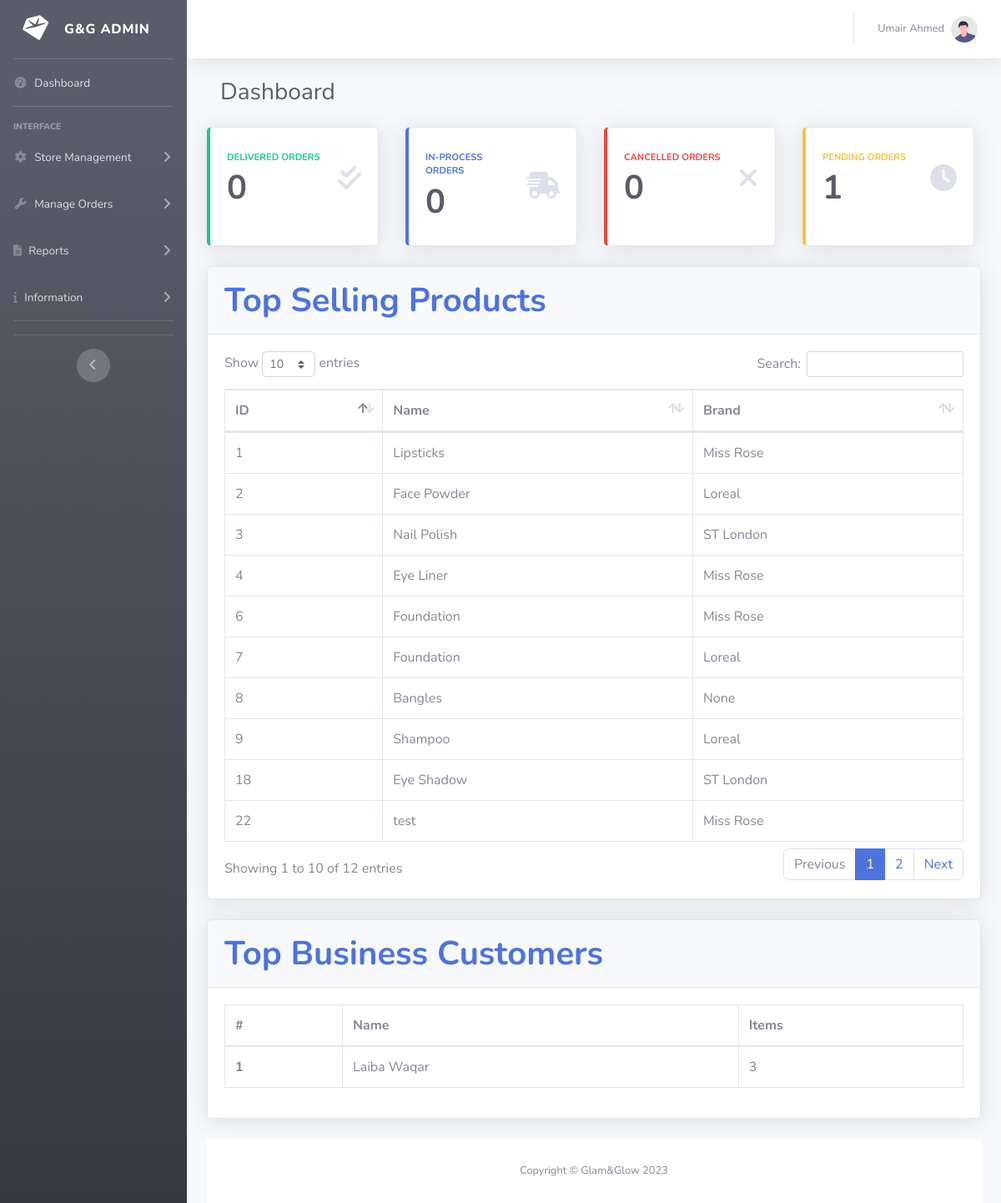
The page /admin/index.php (signed in) on the database its author committed.
### tables this page shows
CREATE TABLE `products` (
  `prod_id` int(255) NOT NULL,
  `prod_name` varchar(255) NOT NULL,
  `prod_brand` int(255) NOT NULL,
  `prod_category` int(255) NOT NULL,
  `prod_subcategory` int(255) NOT NULL,
  `prod_price` int(255) NOT NULL,
  `prod_image` varchar(255) NOT NULL
);

CREATE TABLE `brands` (
  `brand_id` int(255) NOT NULL,
  `brand_name` varchar(255) NOT NULL,
  `brand_category` int(255) NOT NULL
);

### admin/index.php (the view)
<?php
require_once "header.php"
?>
<div class="container-fluid">
<div class="d-sm-flex align-items-center justify-content-between mb-4">
    <h1 class="h3 ml-3 mb-0 text-gray-800">Dashboard</h1>
</div>
<div class="row">
    <div class="col-xl-3 col-md-6 mb-4">
                            <div class="card border-left-success shadow mr-2 h-100 py-2">
                                <div class="card-body">
                                    <div class="row no-gutters align-items-center">
                                        <div class="col mr-2">
                                            <div class="text-xs font-weight-bold text-success text-uppercase mb-1">
                                                Delivered Orders</div>
                                            <div class="h1 mb-0 font-weight-bold text-gray-800"><?php
                                            $query="SELECT count(*) AS delivered FROM (SELECT count(ord_receipt_no) FROM orders WHERE ord_status=3 GROUP BY ord_receipt_no ORDER BY ord_status) AS oldpend;
                                            ";
                                            $res=mysqli_query($conn,$query);
                                            $row=mysqli_fetch_assoc($res);
                                            echo$row["delivered"];
                                            ?></div>
                                        </div>
                                        <div class="col-auto">
                                            <i class="fas fa-check-double fa-2x text-gray-300"></i>
                                        </div>
                                    </div>
                                </div>
                            </div>
                        </div>
     <div class="col-xl-3 col-md-6 mb-4">
                            <div class="card border-left-primary shadow mr-2 h-100 py-2">
                                <div class="card-body">
                                    <div class="row no-gutters align-items-center">
                                        <div class="col mr-2">
                                            <div class="text-xs font-weight-bold text-primary text-uppercase mb-1">
                                               In-process Orders</div>
                                            <div class="h1 mb-0 font-weight-bold text-gray-800"><?php
                                            $query="SELECT count(*) AS inprocess FROM (SELECT count(ord_receipt_no) FROM orders WHERE ord_status=2 GROUP BY ord_receipt_no ORDER BY ord_status) AS subquery";
                                            $res=mysqli_query($conn,$query);
                                            $row=mysqli_fetch_assoc($res);
                                            echo$row["inprocess"];
                                            ?></div>
                                        </div>
                                        <div class="col-auto">
                                            <i class="fas fa-shipping-fast fa-2x text-gray-300"></i>
                                        </div>
                                    </div>
                                </div>
                            </div>
                        </div>
     <div class="col-xl-3 col-md-6 mb-4">
                            <div class="card border-left-danger shadow mr-2 h-100 py-2">
                                <div class="card-body">
                                    <div class="row no-gutters align-items-center">
                                        <div class="col mr-2">
                                            <div class="text-xs font-weight-bold text-danger text-uppercase mb-1">
                                            Cancelled Orders</div>
                                            <div class="h1 mb-0 font-weight-bold text-gray-800"><?php
                                            $query="SELECT count(*) AS cancelled FROM (SELECT count(ord_receipt_no) FROM orders WHERE ord_status=4 GROUP BY ord_receipt_no ORDER BY ord_status) AS oldpend;
                                            ";
                                            $res=mysqli_query($conn,$query);
                                            $row=mysqli_fetch_assoc($res);
                                            echo$row["cancelled"];
                                            ?></div>
                                        </div>
                                        <div class="col-auto">
                                            <i class="fa fa-close fa-2x text-gray-300"></i>
                                        </div>
                                    </div>
                                </div>
                            </div>
                        </div>
                        <div class="col-xl-3 col-md-6 mb-4">
                            <div class="card border-left-warning shadow mr-2 h-100 py-2">
                                <div class="card-body">
                                    <div class="row no-gutters align-items-center">
                                        <div class="col mr-2">
                                            <div class="text-xs font-weight-bold text-warning text-uppercase mb-1">
                                                Pending Orders</div>
                                            <div class="h1 mb-0 font-weight-bold text-gray-800"><?php
                                            $query="SELECT count(*) AS pending FROM (SELECT count(ord_receipt_no) FROM orders WHERE ord_status=1 GROUP BY ord_receipt_no ORDER BY ord_status) AS subquery;
                                            ";
                                            $res=mysqli_query($conn,$query);
                                            $row=mysqli_fetch_assoc($res);
                                            echo$row["pending"];
                                            ?></div>
                                        </div>
                                        <div class="col-auto">
                                            <i class="fas fa-clock fa-2x text-gray-300"></i>
                                        </div>
                                    </div>
                                </div>
                            </div>
                        </div>
                    </div>
<div class="card shadow mb-4">
                        <div class="card-header py-3">
                            <h1 class="m-0 font-weight-bold text-primary">Top Selling Products</h1>
                        </div>
                        <div class="card-body">
                            <div class="table-responsive">
                                <table class="table table-bordered" id="dataTable" width="100%" cellspacing="0">
                                <thead>
                                        <tr>
                                            <th>ID</th>
                                            <th>Name</th>
                                            <th>Brand</th>
                                        </tr>
                                    </thead>
                                    <tbody>
                                        <?php
                                            $query="SELECT prod_id, prod_name,brand_name FROM products p inner join brands b on b.brand_id=p.prod_brand ";
                                            $res=mysqli_query($conn,$query);
                                            while($row=mysqli_fetch_assoc($res)){
                                                echo'
                                                <tr>
                                                    <td>'.$row["prod_id"].'</td>
                                                    <td>'.$row["prod_name"].'</td>
                                                    <td>'.$row["brand_name"].'</td>
                                                </tr>';
                                            };
                                        ?>
                                    </tbody>
                                </table>
                            </div>
                        </div>
                    </div>
<div class="card shadow mb-4">
                        <div class="card-header py-3">
                            <h1 class="m-0 font-weight-bold text-primary">Top Business Customers</h1>
                        </div>
                        <div class="card-body">
                            <div class="table-responsive">
                                <table class="table table-bordered" id="dataTable" width="100%" cellspacing="0">
                                <thead>
                                        <tr>
                                            <th>#</th>
                                            <th>Name</th>
                                            <th>Items</th>
                                        </tr>
                                    </thead>
                                    <tbody>
                                        <?php
                                            $query="SELECT  ord_user,user_name, count(`ord_quantity`) from orders o INNER JOIN user u ON o.ord_user=u.user_id group by ord_user ORDER BY count(`ord_quantity`) DESC  LIMIT 10 OFFSET 0";
                                            $res=mysqli_query($conn,$query);
                                            $i=0;
                                            while($row=mysqli_fetch_assoc($res)){
                                                $i++;
                                                echo'
                                                <tr>
                                                    <th>'.$i.'</th>
                                                    <td>'.$row["user_name"].'</td>
                                                    <td>'.$row["count(`ord_quantity`)"].'</td>
                                                </tr>';
                                            };
                                        ?>
                                    </tbody>
                                </table>
                            </div>
                        </div>
                    </div>
<?php
require_once "footer.php"
?>

### rows shown on the page
products: prod_id "1", prod_name "Lipsticks", prod_brand.brand_name "Miss Rose"
products: prod_id "2", prod_name "Face Powder", prod_brand.brand_name "Loreal"
products: prod_id "3", prod_name "Nail Polish", prod_brand.brand_name "ST London"
products: prod_id "4", prod_name "Eye Liner", prod_brand.brand_name "Miss Rose"
products: prod_id "6", prod_name "Foundation", prod_brand.brand_name "Miss Rose"
products: prod_id "7", prod_name "Foundation", prod_brand.brand_name "Loreal"
products: prod_id "8", prod_name "Bangles", prod_brand.brand_name "None"
products: prod_id "9", prod_name "Shampoo", prod_brand.brand_name "Loreal"
products: prod_id "18", prod_name "Eye Shadow", prod_brand.brand_name "ST London"
products: prod_id "22", prod_name "test", prod_brand.brand_name "Miss Rose"

### other values the page prints
$_SESSION["auth_admin"]["admin_name"] "Umair Ahmed"
$row["delivered"] "0"
$row["inprocess"] "0"
$row["cancelled"] "0"
$row["pending"] "1"
$row["user_name"] "Laiba Waqar"
$row["count(`ord_quantity`)"] "3"
